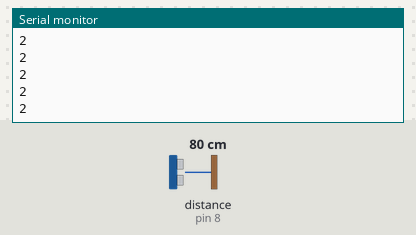
A sketch run on a simulated Arduino Uno, built with avr-gcc and run on an emulated ATmega328P. Parts: the last lines printed to the serial monitor. Wiring (inferred from the names in the program): ultrasonic range finder: trigger pin 9; echo pin 8. The test bench sets the inputs (shaded band); at power-on: distance to the obstacle (sensor on pin 8) 80 cm. The echo pulse lasts 58.3 µs per cm.

Above: at 1.2 s.
1.3 s: distance to the obstacle (sensor on pin 8) set to 2 cm
At 2.4 s:
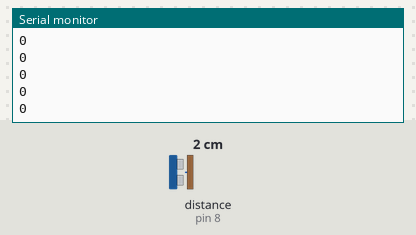
2.8 s: distance to the obstacle (sensor on pin 8) set to 35 cm
At 3.6 s:
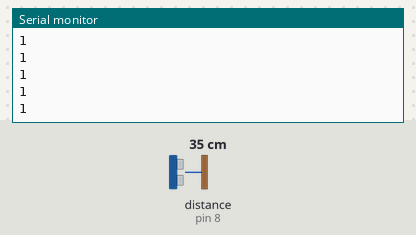
Timing chart, 0 to 5.8 s (numbered marks = the images above; inputs shaded):
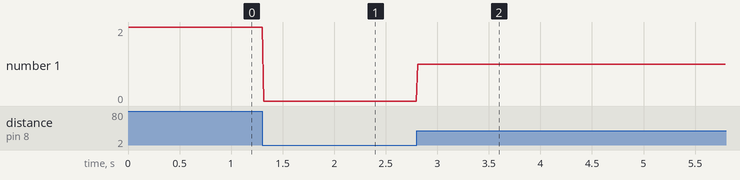

The sketch:

UltrasonicSensor.ino
```cpp
const int trigPin = 9;
const int echoPin = 8;
long duration;
int distance;

void setup() {
  Serial.begin(9600);
  pinMode(trigPin, OUTPUT);
  pinMode(echoPin, INPUT);
}

void loop() {
  digitalWrite(trigPin, LOW);
  delayMicroseconds(2);
  digitalWrite(trigPin, HIGH);
  delayMicroseconds(10);
  digitalWrite(trigPin, LOW);
  duration = pulseIn(echoPin, HIGH);
  distance = duration * 1/2000;
  Serial.println(distance);
  // Serial.println("ft");
  delayMicroseconds(10000);
}
```

Measured:
- after the input at 1.3 s, the serial monitor: prints a new line at once (image 1)
- after the input at 2.8 s, the serial monitor: prints a new line at once (image 2)
- plotted number 1: 2 → 0 after the input at 1.3 s, 0 → 1 after the input at 2.8 s
